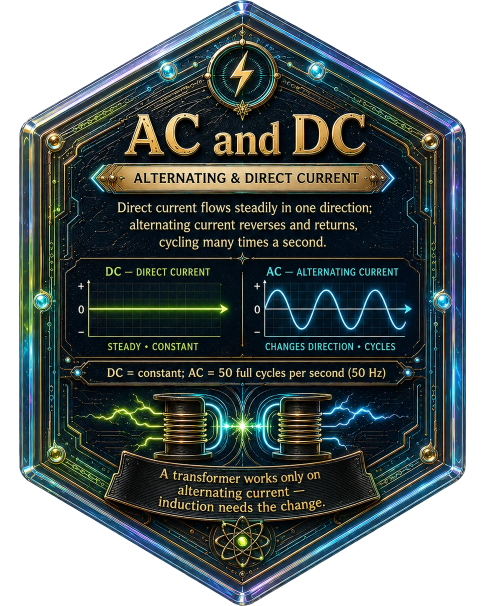
#> input picture assets/images/collectibles/ac_vs_dc_front.webp, 969 x 1211 px (shown at 1/2 size)
$ python strip_bg.py ../../../../assets/images/collectibles/ac_vs_dc_front.webp --src ../../../../assets/images/collectibles
#> lines starting #> are read from the running program, lines starting #| are printed output that depends on the picture; after the words box and inside, x2 and y2 are one past the last pixel; in counts of white or black regions, pixels touching at a corner belong together
#!/usr/bin/env python3
"""strip_bg.py — give sprite art a real alpha channel, then trim + downscale.

WHY: AI-generated sprites often ship with NO alpha channel — the "transparent"
background is a flattened grey/white checkerboard (hasAlpha: no). Rendered in
Flutter/Flame those squares show as solid pixels. A naive white colour-key would
punch holes in white parts of the art (a white robot, bright highlights), so we
instead FLOOD-FILL the background from the image BORDERS: only the light/neutral
region connected to the edges is removed, so enclosed light art is preserved.

USAGE
  Single file (writes in place unless -o is given):
    python3 strip_bg.py hero.png --preview
    python3 strip_bg.py hero.png -o assets/images/hero.png --target-long 1400
  Batch a folder:
    python3 strip_bg.py --src ./raw --out assets/images/<activity_id> --target-long 512 --preview

  --preview also writes <name>_preview.png composited on dark navy so you can
  eyeball the cutout (confirm no art got eaten).

TUNING
  --min-bright 228     background = min(R,G,B) >= this (bright)
  --neutral-tol 14     ...AND max-min <= this (near-neutral grey/white)
  --erode 1            shrink the opaque mask Npx to kill the anti-aliased fringe
  --feather 1.0        gaussian-blur the alpha edge before downscale
  --pad-frac 0.0       transparent padding around trimmed content (0 = tight)
  --min-hole-area 0    clear ENCLOSED light holes >= N px (e.g. a camera-bay cutout); 0 keeps all
  --target-long 0      downscale longest side to N px (0 = keep original size)
  --no-trim            keep the original canvas (don't crop to the content bbox)

Requires: Pillow, numpy, scipy.
"""
import argparse
import os
import sys

import numpy as np
import scipy.ndimage as ndi
from PIL import Image, ImageFilter


def build_alpha(rgb, min_bright, neutral_tol, min_hole_area, erode):
    """Return a uint8 alpha (0 = transparent) for an HxWx3 RGB array."""
    mn = rgb.min(axis=2)
    mx = rgb.max(axis=2)
    candidate = (mn >= min_bright) & ((mx - mn) <= neutral_tol)

    # Keep only candidate regions connected to the border -> the real background.
    labels, _ = ndi.label(candidate)
    border = np.concatenate([labels[0, :], labels[-1, :], labels[:, 0], labels[:, -1]])
    border_ids = set(np.unique(border)) - {0}
    background = np.isin(labels, list(border_ids))

    # Enclosed light holes stay part of the object unless big enough to be a
    # real cut-out (per --min-hole-area).
    if min_hole_area and min_hole_area > 0:
        interior = candidate & ~background
        hole_labels, n = ndi.label(interior)
        if n:
            sizes = ndi.sum(np.ones_like(hole_labels), hole_labels, range(1, n + 1))
            big = [i + 1 for i, s in enumerate(sizes) if s >= min_hole_area]
            if big:
                background |= np.isin(hole_labels, big)

    opaque = ~background
    if erode > 0:
        opaque = ndi.binary_erosion(opaque, iterations=erode)
    return (opaque.astype(np.uint8)) * 255


def process_one(src, dst, a):
    had_alpha = Image.open(src).mode in ("RGBA", "LA")
    img = Image.open(src).convert("RGB")
    rgb = np.asarray(img)
    h, w, _ = rgb.shape

    alpha = build_alpha(rgb, a.min_bright, a.neutral_tol, a.min_hole_area, a.erode)
    out = Image.fromarray(np.dstack([rgb, alpha]), "RGBA")
    if a.feather > 0:
        out.putalpha(out.getchannel("A").filter(ImageFilter.GaussianBlur(a.feather)))

    center_norm = None
    if not a.no_trim:
        bbox = out.getchannel("A").getbbox()
        if bbox is None:
            print(f"  !! {os.path.basename(src)}: nothing left after removal", file=sys.stderr)
            return
        l, t, r, b = bbox
        cw, ch = r - l, b - t
        pad = int(round(max(cw, ch) * a.pad_frac))
        l, t = max(0, l - pad), max(0, t - pad)
        r, b = min(w, r + pad), min(h, b + pad)
        out = out.crop((l, t, r, b))
        center_norm = [round((l + r) / 2 / w, 4), round((t + b) / 2 / h, 4)]

    if a.target_long > 0:
        cw, ch = out.size
        scale = a.target_long / max(cw, ch)
        if scale < 1.0:
            out = out.resize((max(1, round(cw * scale)), max(1, round(ch * scale))), Image.LANCZOS)

    os.makedirs(os.path.dirname(os.path.abspath(dst)) or ".", exist_ok=True)
    out.save(dst)

    tpct = round(100 * float((np.asarray(out)[:, :, 3] == 0).mean()), 1)
    extra = f"  center_norm={center_norm}" if center_norm else ""
    print(f"  {os.path.basename(src):32s} hadAlpha={str(had_alpha):5s} -> {out.size} ({tpct}% transparent){extra}")

    if a.preview:
        arr = np.asarray(out)
        H, W = arr.shape[:2]
        base = np.zeros((H, W, 3), np.uint8)
        base[:] = (24, 36, 79)  # dark navy card colour
        al = arr[:, :, 3:4].astype(float) / 255
        comp = (arr[:, :, :3] * al + base * (1 - al)).astype(np.uint8)
        prev = os.path.splitext(dst)[0] + "_preview.png"
        Image.fromarray(comp).save(prev)
        print(f"      preview -> {prev}")


def main():
    ap = argparse.ArgumentParser(description="Add real alpha transparency to sprite art (flood-fill from borders).")
    ap.add_argument("input", nargs="?", help="single image to process")
    ap.add_argument("-o", "--output", help="output path (default: overwrite input)")
    ap.add_argument("--src", help="batch: source folder")
    ap.add_argument("--out", help="batch: output folder")
    ap.add_argument("--min-bright", type=int, default=228)
    ap.add_argument("--neutral-tol", type=int, default=14)
    ap.add_argument("--erode", type=int, default=1)
    ap.add_argument("--feather", type=float, default=1.0)
    ap.add_argument("--pad-frac", type=float, default=0.0)
    ap.add_argument("--min-hole-area", type=int, default=0)
    ap.add_argument("--target-long", type=int, default=0)
    ap.add_argument("--no-trim", action="store_true")
    ap.add_argument("--preview", action="store_true")
    a = ap.parse_args()

    if a.src and a.out:
        src = os.path.expanduser(a.src)
        files = [f for f in sorted(os.listdir(src)) if f.lower().endswith((".png", ".webp"))]
        if not files:
            ap.error(f"no .png/.webp files in {src}")
        for f in files:
            process_one(os.path.join(src, f), os.path.join(os.path.expanduser(a.out), f), a)
        print(f"\nProcessed {len(files)} file(s) -> {a.out}")
    elif a.input:
        process_one(os.path.expanduser(a.input), os.path.expanduser(a.output or a.input), a)
#> in process_one, `had_alpha = Image.open(src).mode in ("RGBA", "LA")`: had_alpha = True
#> in process_one, `img = Image.open(src).convert("RGB")`:
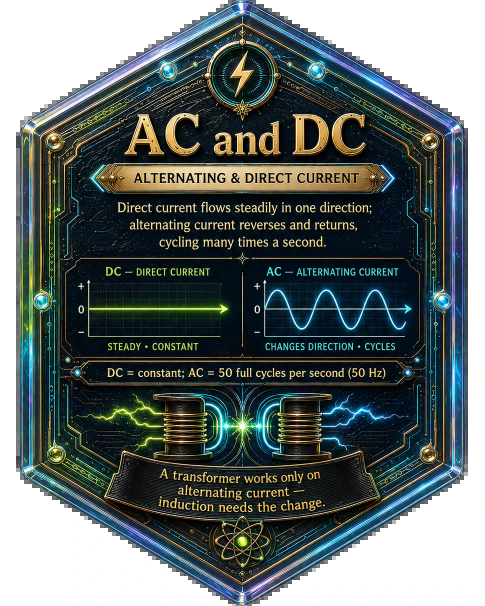
#> img: PIL image 969x1211 RGB (shown at 1/2 size); mean R, G, B 100.1, 109.2, 107.7
#> in build_alpha, `mn = rgb.min(axis=2)`:
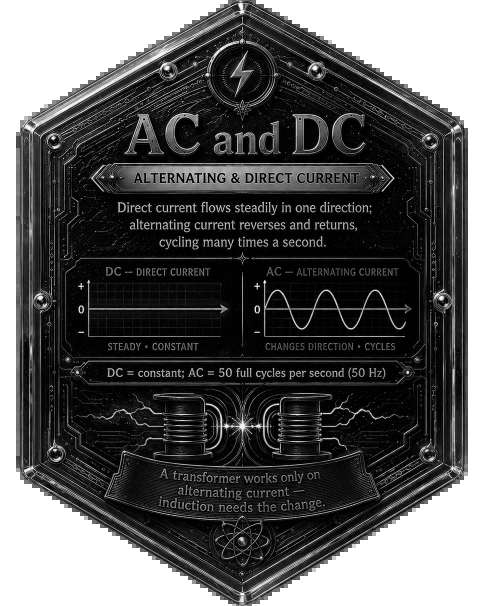
#> mn: shape (1211, 969) (shown at 1/2 size); min 0, max 255, mean 91.4
#> in build_alpha, `mx = rgb.max(axis=2)`:
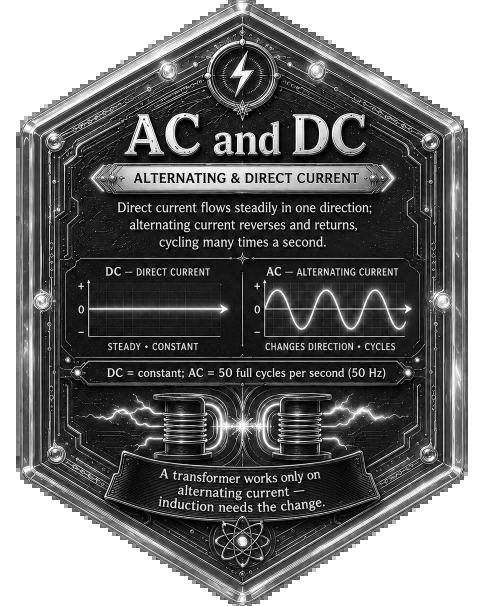
#> mx: shape (1211, 969) (shown at 1/2 size); min 0, max 255, mean 117.7
#> in build_alpha, `candidate = (mn >= min_bright) & ((mx - mn) <= neutral_tol)`:
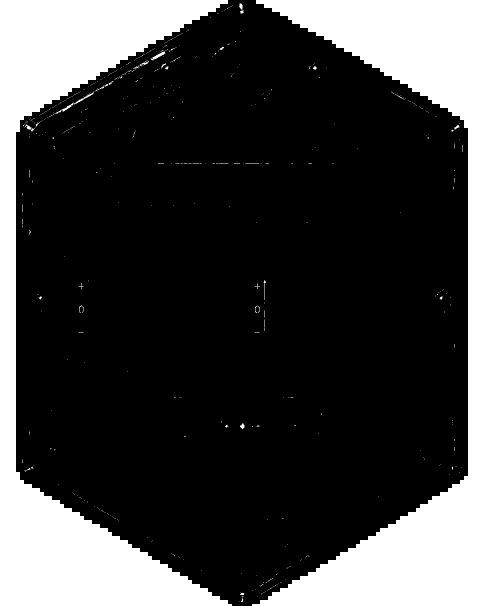
#> candidate: shape (1211, 969) bool (shown at 1/2 size); 25.3% white; 548 white regions (518 under 20 px), largest, box (x1, y1, x2, y2) and area: (0, 0, 464, 1211) 147760, (504, 0, 969, 1211) 146219, (109, 183, 189, 228) 262
#> in build_alpha, `labels, _ = ndi.label(candidate)`:
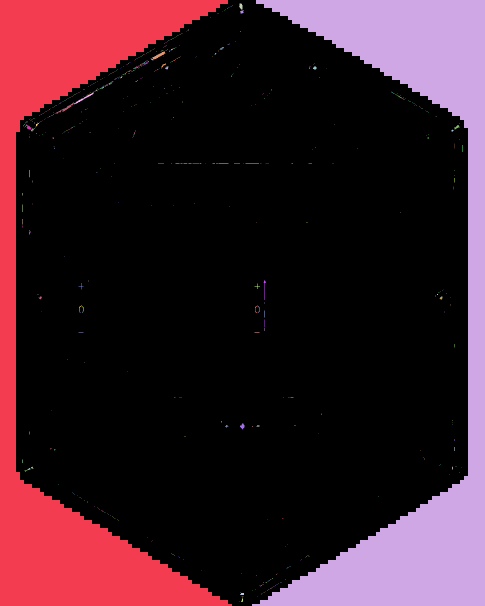
#> labels: shape (1211, 969) int32 (shown at 1/2 size); 731 distinct labels, from 0 to 730; one colour per label, 0 black
#> in build_alpha, `border = np.concatenate([labels[0, :], labels[-1, :], labels[:, 0], la..`: border = 4360 values, max 2 at index 512, min 0 at index 456, mean 1.47
#> in build_alpha, `border_ids = set(np.unique(border)) - {0}`: border_ids = 2 items
#> in build_alpha, `background = np.isin(labels, list(border_ids))`: background: shape (1211, 969) bool; 25.1% white; 2 white regions, box (x1, y1, x2, y2) and area: (0, 0, 464, 1211) 147760, (504, 0, 969, 1211) 146219
#> in build_alpha, `opaque = ndi.binary_erosion(opaque, iterations=erode)`:
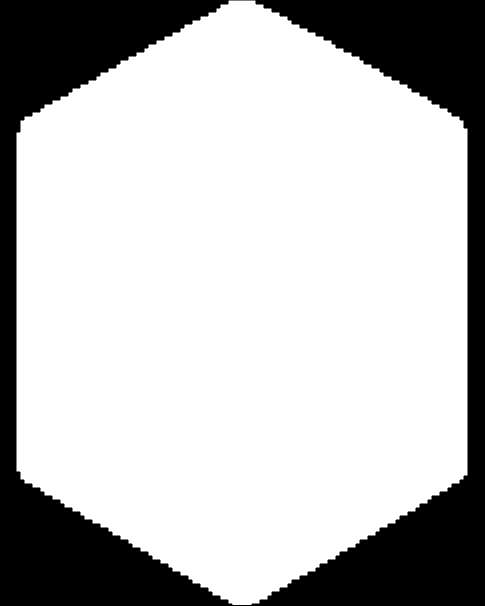
#> opaque: shape (1211, 969) bool (shown at 1/2 size); 74.6% white; 1 black region, box (x1, y1, x2, y2) and area: (0, 0, 969, 1211) 298077
#> in process_one, `bbox = out.getchannel("A").getbbox()`: bbox = (30, 0, 938, 1211)
#> in process_one, `l, t, r, b = bbox`: l = 30; t = 0; r = 938; b = 1211
#> in process_one, `cw, ch = r - l, b - t`: cw = 908; ch = 1211
#> in process_one, `pad = int(round(max(cw, ch) * a.pad_frac))`: pad = 0
#> in process_one, `out = out.crop((l, t, r, b))`:
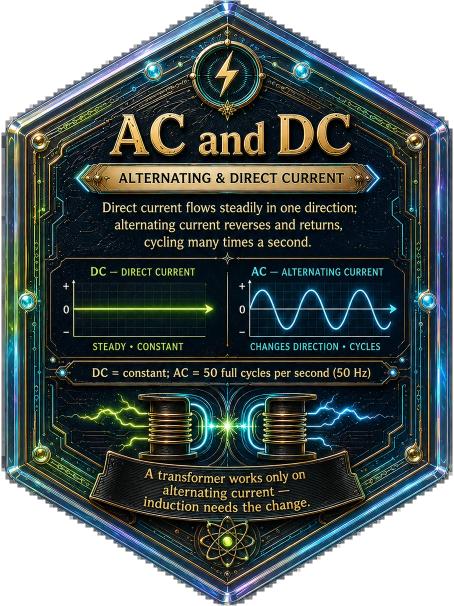
#> out: PIL image 908x1211 RGBA (shown at 1/2 size); mean R, G, B, A 89.6, 99.4, 97.8, 203; transparent parts drawn white
#> in process_one, `center_norm = [round((l + r) / 2 / w, 4), round((t + b) / 2 / h, 4)]`: center_norm = [0.499, 0.5]
#> in process_one, `tpct = round(100 * float((np.asarray(out)[:, :, 3] == 0).mean()), 1)`: tpct = 19.3
#> in process_one, `extra = f"  center_norm={center_norm}" if center_norm else ""`: extra = '  center_norm=[0.4995, 0.5]'
#|   ac_vs_dc_front.webp              hadAlpha=True  -> (908, 1211) (19.3% transparent)  center_norm=[0.4995, 0.5]
    else:
        ap.error("provide an input image, or --src and --out for batch mode")


if __name__ == "__main__":
    main()

$ run again, on assets/images/collectibles/joule_heating_back.webp
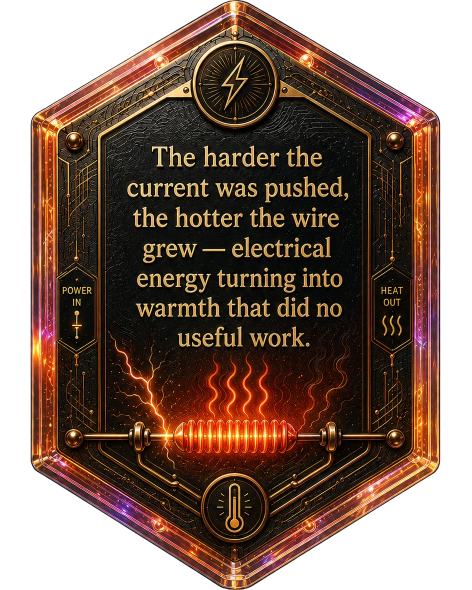
#> input picture assets/images/collectibles/joule_heating_back.webp, 943 x 1179 px (shown at 1/2 size)
#> had_alpha = True
#> candidate: shape (1179, 943) bool; 28.2% white; 57 white regions (51 under 20 px), largest, box (x1, y1, x2, y2) and area: (0, 0, 440, 1179) 157160, (496, 0, 943, 1179) 155621, (464, 6, 469, 19) 50, (738, 975, 745, 982) 30, (315, 115, 322, 121) 29, (461, 25, 469, 30) 20
#> labels: shape (1179, 943) int32; 68 distinct labels, from 0 to 67
#> border = 4244 values, max 2 at index 504, min 0 at index 440, mean 1.46
#> border_ids = 2 items
#> background: shape (1179, 943) bool; 28.1% white; 2 white regions, box (x1, y1, x2, y2) and area: (0, 0, 440, 1179) 157160, (496, 0, 943, 1179) 155621
#> in build_alpha, `opaque = ndi.binary_erosion(opaque, iterations=erode)`:
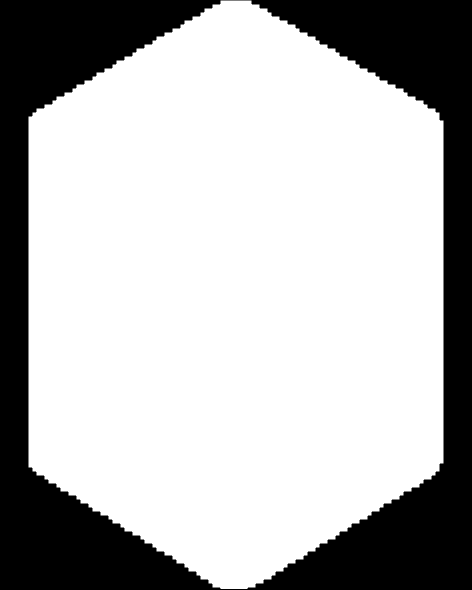
#> opaque: shape (1179, 943) bool (shown at 1/2 size); 71.5% white; 1 black region, box (x1, y1, x2, y2) and area: (0, 0, 943, 1179) 316679
#> bbox = (54, 0, 890, 1179)
#> l = 54; t = 0; r = 890; b = 1179
#> cw = 836; ch = 1179
#> pad = 0
#> in process_one, `out = out.crop((l, t, r, b))`:
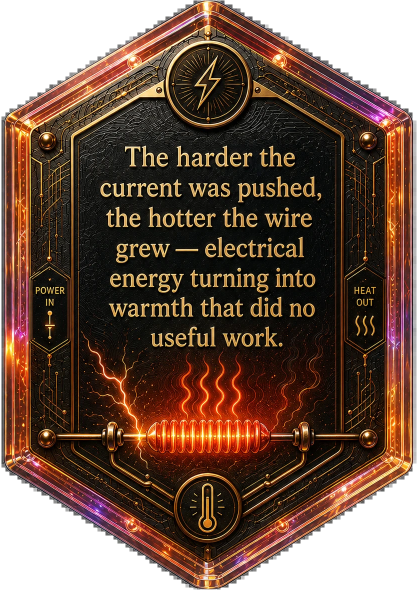
#> out: PIL image 836x1179 RGBA (shown at 1/2 size); mean R, G, B, A 113.6, 88.8, 75.7, 205.7; transparent parts drawn white
#> center_norm = [0.5, 0.5]
#> tpct = 18.2
#> extra = '  center_norm=[0.5005, 0.5]'
#|   joule_heating_back.webp          hadAlpha=True  -> (836, 1179) (18.2% transparent)  center_norm=[0.5005, 0.5]

$ run again, on assets/images/collectibles/joule_heating_front.webp
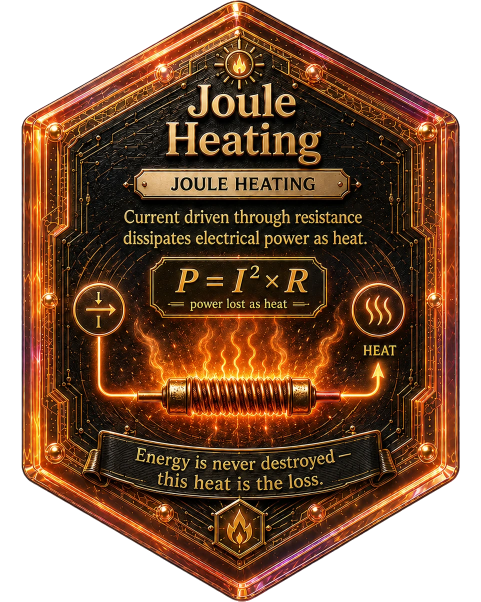
#> input picture assets/images/collectibles/joule_heating_front.webp, 962 x 1203 px (shown at 1/2 size)
#> had_alpha = True
#> candidate: shape (1203, 962) bool; 25.8% white; 65 white regions (58 under 20 px), largest, box (x1, y1, x2, y2) and area: (504, 0, 962, 1203) 149502, (0, 0, 464, 1203) 148720, (467, 9, 475, 21) 52
#> labels: shape (1203, 962) int32; 75 distinct labels, from 0 to 74
#> border = 4330 values, max 2 at index 504, min 0 at index 448, mean 1.47
#> border_ids = 2 items
#> background: shape (1203, 962) bool; 25.8% white; 2 white regions, box (x1, y1, x2, y2) and area: (504, 0, 962, 1203) 149502, (0, 0, 464, 1203) 148720
#> in build_alpha, `opaque = ndi.binary_erosion(opaque, iterations=erode)`:
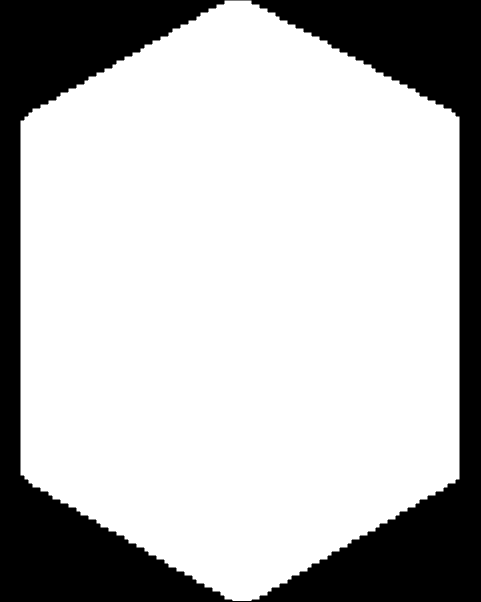
#> opaque: shape (1203, 962) bool (shown at 1/2 size); 73.9% white; 1 black region, box (x1, y1, x2, y2) and area: (0, 0, 962, 1203) 302262
#> bbox = (38, 0, 922, 1203)
#> l = 38; t = 0; r = 922; b = 1203
#> cw = 884; ch = 1203
#> pad = 0
#> in process_one, `out = out.crop((l, t, r, b))`:
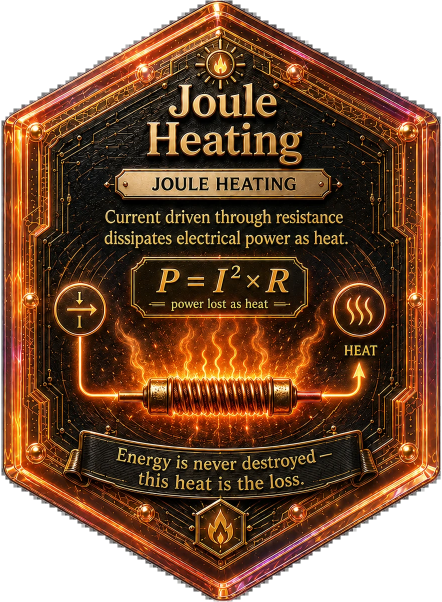
#> out: PIL image 884x1203 RGBA (shown at 1/2 size); mean R, G, B, A 129.7, 95.8, 73.4, 205; transparent parts drawn white
#> center_norm = [0.499, 0.5]
#> tpct = 18.5
#> extra = '  center_norm=[0.499, 0.5]'
#|   joule_heating_front.webp         hadAlpha=True  -> (884, 1203) (18.5% transparent)  center_norm=[0.499, 0.5]

$ run again, on assets/images/collectibles/resistance_back.webp
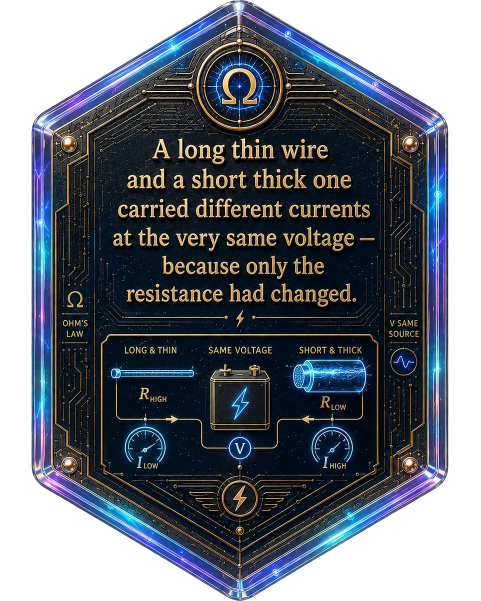
#> input picture assets/images/collectibles/resistance_back.webp, 961 x 1201 px (shown at 1/2 size)
#> had_alpha = True
#> candidate: shape (1201, 961) bool; 28.4% white; 525 white regions (507 under 20 px), largest, box (x1, y1, x2, y2) and area: (488, 0, 961, 1201) 163017, (0, 0, 464, 1201) 162320, (219, 136, 279, 170) 145
#> labels: shape (1201, 961) int32; 814 distinct labels, from 0 to 813
#> border = 4324 values, max 2 at index 512, min 0 at index 448, mean 1.47
#> border_ids = 2 items
#> background: shape (1201, 961) bool; 28.2% white; 2 white regions, box (x1, y1, x2, y2) and area: (488, 0, 961, 1201) 163017, (0, 0, 464, 1201) 162320
#> bbox = (54, 0, 906, 1201)
#> l = 54; t = 0; r = 906; b = 1201
#> cw = 852; ch = 1201
#> pad = 0
#> in process_one, `out = out.crop((l, t, r, b))`:
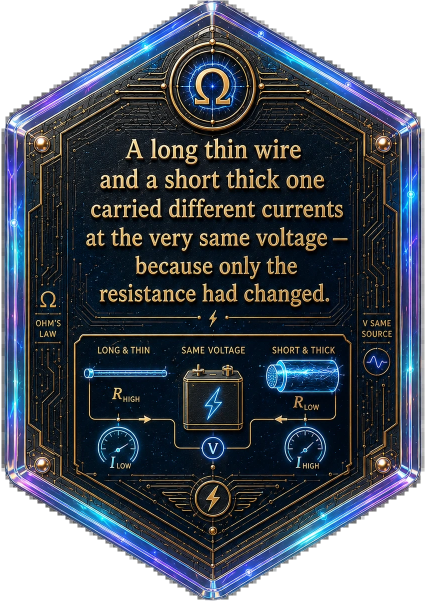
#> out: PIL image 852x1201 RGBA (shown at 1/2 size); mean R, G, B, A 87.2, 93.8, 103.9, 205.6; transparent parts drawn white
#> center_norm = [0.499, 0.5]
#> tpct = 18.3
#> extra = '  center_norm=[0.4995, 0.5]'
#|   resistance_back.webp             hadAlpha=True  -> (852, 1201) (18.3% transparent)  center_norm=[0.4995, 0.5]
